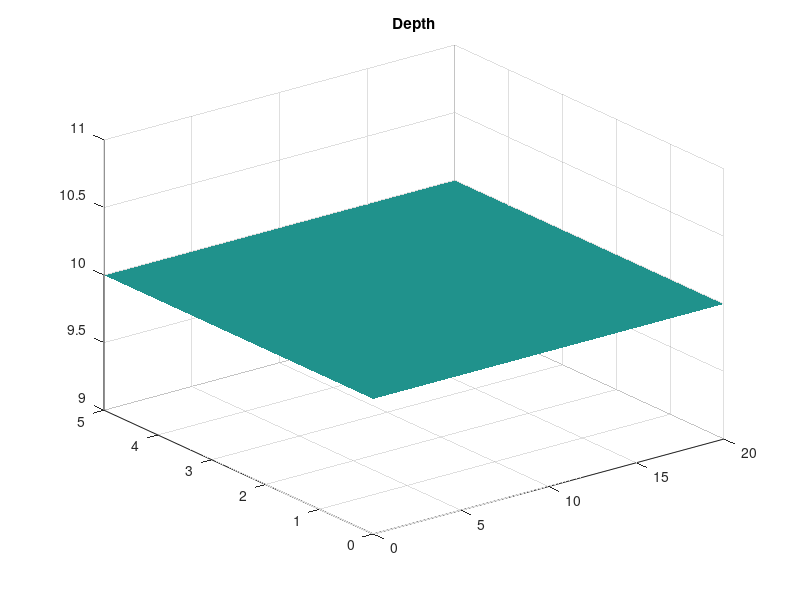
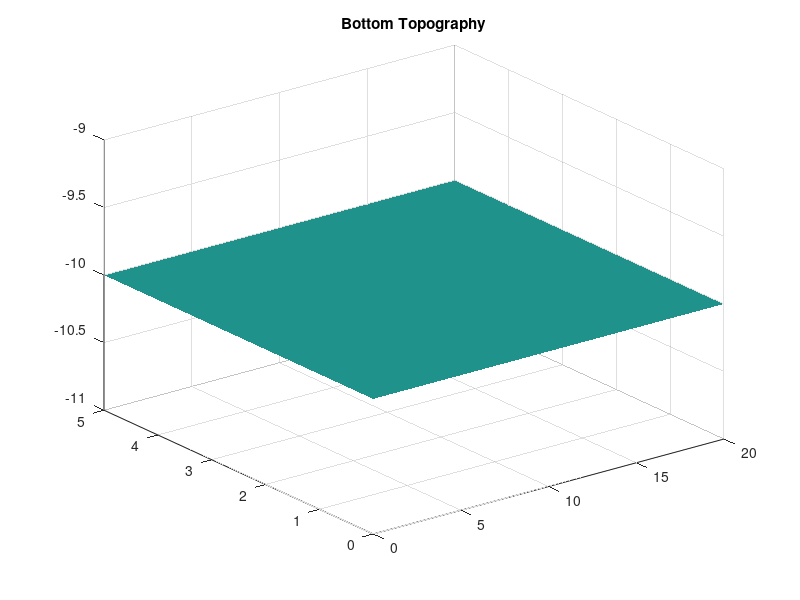
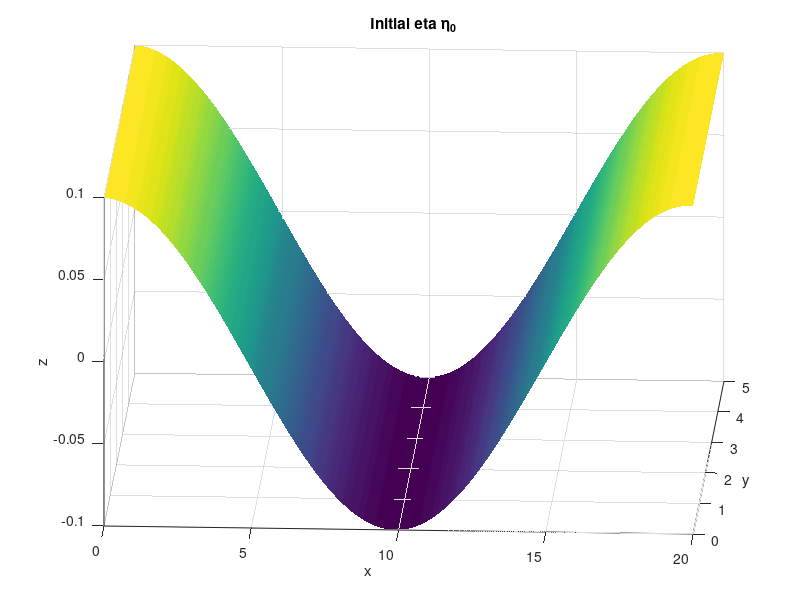
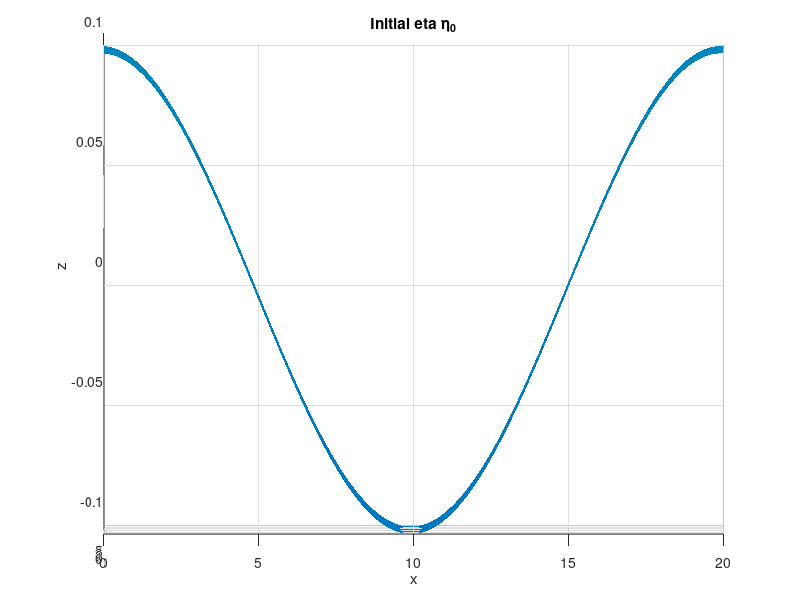

Write the MATLAB code that produced these figures, in order. (Note: this script raises an error after producing the figures.)
% CASE 1 -- Standing wave in a closed flat-bottom basin (2DH, 1 layer)
%
% Initial cosine hump at rest, zero flux at all walls. The numerical
% elevation at a gauge is compared with the linear dispersive solution
%   eta(x,t) = amp*cos(k*x)*cos(om*t),   om^2 = g*k*tanh(k*h).
%
% Requires: SWE2D_engine_v2.m, Pnonhydros1Nwd_new.m, closest.m, inv_label.m

clear; close all;

%% Parameters
Lx = 20;
Ly = 5;
h  = 10;                       % still-water depth (h=10, ka=pi/10 -> kh=pi, dispersive)
g  = 9.81;
dx = 0.1; dy = 0.1;
C  = 0.5;                      % Courant number
dt = C*dx/sqrt(2*g*h)
thres = 0;                     % wet/dry threshold

use_nonhydrostatic = true;     % false = plain shallow-water run (P = 0)

options.g     = g;
options.dx    = dx;
options.dy    = dy;
options.dt    = dt;
options.thres = thres;

x = 0:dx:Lx;  y = 0:dy:Ly;
[xx,yy] = meshgrid(x,y);
Nx = length(x); Ny = length(y); Nxy = Nx*Ny;
T  = 10; Nt = floor(T/dt)
t  = 0:dt:T;

at_x = 17.5;                   % gauge position
at_y = 2;

%% Bottom
d = h*ones(Nx,Ny);

figure
surf(xx,yy,d','edgecolor','none')
title('Depth')

figure
surf(xx,yy,-d','edgecolor','none')
title('Bottom Topography')

%% Preallocation
E0 = zeros(Nx,Ny);   E1 = zeros(Nx,Ny);   hh = zeros(Nx,Ny);
U0 = zeros(Nx+1,Ny); U1 = zeros(Nx+1,Ny);
V0 = zeros(Nx,Ny+1); V1 = zeros(Nx,Ny+1);
qu = zeros(Nx+1,Ny); qv = zeros(Nx,Ny+1);
W0 = zeros(Nx,Ny);   W1 = zeros(Nx,Ny);    % vertical velocity at the surface
Wb0 = zeros(Nx,Ny);  Wb1 = zeros(Nx,Ny);   % vertical velocity at the bed
pd = zeros(Nxy,1);   P = zeros(Nx,Ny);
E_G1 = zeros(Nt,1);

%% Initial condition: standing wave (cosine hump, fluid at rest)
amp = 0.1;
ka  = pi/10;
for k = 1:Ny
    for j = 1:Nx
        E0(j,k) = max(amp*cos(ka*j*dx),-d(j,k)+thres);
        hh(j,k) = E0(j,k)+d(j,k);
    end
end

figure
surf(xx,yy,E0','edgecolor','none')
title('Initial eta \eta_0')
view(3,25)
xlabel('x'); ylabel('y'); zlabel('z')
figure
surf(xx,yy,E0','edgecolor','none')
title('Initial eta \eta_0')
view(0,1)
xlabel('x'); zlabel('z')

%% Time loop: finite volume with flooding & drying
colormap('winter'); caxis([-2, 2]);
fig = figure;
set(fig,'Position',[600 200 1200 400],'color',[1 1 1])
for n = 1:Nt

    % Face depths and fluxes
    for j = 2:Nx
        for k = 1:Ny
            if U0(j,k) > 0
                hh(j,k) = d(j-1,k)+E0(j-1,k);       % upwind: take depth from the left
            elseif U0(j,k) < 0
                hh(j,k) = d(j,k)+E0(j,k);           % upwind: take depth from the right
            else
                hh(j,k) = min(d(j-1,k),d(j,k))+max(E0(j-1,k),E0(j,k));
            end
            qu(j,k) = U0(j,k)*hh(j,k);
        end
    end
    qu(1,1:Ny)    = hh(1,1:Ny).*U0(1,1:Ny);
    qu(Nx+1,1:Ny) = hh(Nx,1:Ny).*U0(Nx+1,1:Ny);
    qv(1:Nx,1)    = hh(1:Nx,1).*V0(1:Nx,1);
    qv(1:Nx,Ny+1) = hh(1:Nx,Ny).*V0(1:Nx,Ny+1);
    for k = 2:Ny
        for j = 1:Nx
            if V0(j,k) > 0
                hh(j,k) = d(j,k-1)+E0(j,k-1);
            elseif V0(j,k) < 0
                hh(j,k) = d(j,k)+E0(j,k);
            else
                hh(j,k) = min(d(j,k-1),d(j,k))+max(E0(j,k-1),E0(j,k));
            end
            qv(j,k) = V0(j,k)*hh(j,k);
        end
    end

    % Surface elevation (mass equation)
    for k = 1:Ny
        for j = 1:Nx
            E1(j,k) = E0(j,k)-dt/dx*(qu(j+1,k)-qu(j,k))-dt/dy*(qv(j,k+1)-qv(j,k));
            hh(j,k) = d(j,k)+E1(j,k);
        end
    end

    % Hydrostatic momentum step and vertical velocity at the bed
    [V1,U1] = SWE2D_engine_v2(E1,U0,V0,hh,qu,qv,options);
    for k = 2:Ny-1
        for j = 2:Nx-1
            if hh(j,k) > thres || hh(j-1,k) > thres
                Wb1(j,k) = -max(0,U1(j,k))*(d(j,k)-d(j-1,k))/dx-min(0,U1(j+1,k))*(d(j+1,k)-d(j,k))/dx ...
                    -max(0,V1(j,k))*(d(j,k)-d(j,k-1))/dy-min(0,V1(j,k+1))*(d(j,k+1)-d(j,k))/dy;
                W1(j,k) = W0(j,k)+(Wb1(j,k)-Wb0(j,k));   % W_t = -Wb_t
            else
                Wb1(j,k) = 0; W1(j,k) = 0;
            end
        end
    end

    % Non-hydrostatic pressure
    if use_nonhydrostatic
        pd = Pnonhydros1Nwd_new(hh,U1,V1,W1,Wb1,Wb0,options);
    end
    for m = 1:Nxy
        [i,j] = inv_label(m,Nx);
        if hh(i,j) > thres
            P(i,j) = pd(m);
        else
            P(i,j) = 0;
        end
    end

    % Pressure correction of U, V, W; update of Wb and W
    for k = 1:Ny
        for j = 2:Nx
            U1(j,k) = U1(j,k)-dt/dx/2*(P(j,k)-P(j-1,k));
        end
    end
    for k = 2:Ny
        for j = 1:Nx
            V1(j,k) = V1(j,k)-dt/dy/2*(P(j,k)-P(j,k-1));
        end
    end
    for k = 1:Ny
        for j = 1:Nx
            W1(j,k) = W1(j,k)+2*dt/hh(j,k)*P(j,k);
        end
    end
    for k = 2:Ny-1
        for j = 2:Nx-1
            Wb1(j,k) = -max(0,U1(j,k))*(d(j,k)-d(j-1,k))/dx-min(0,U1(j+1,k))*(d(j+1,k)-d(j,k))/dx ...
                -max(0,V1(j,k))*(d(j,k)-d(j,k-1))/dy-min(0,V1(j,k+1))*(d(j,k+1)-d(j,k))/dy;
            W1(j,k) = W1(j,k)-dt*(U1(j,k)+U1(j+1,k))/2*(W1(j,k)-W1(j-1,k))/dx ...
                -dt*(V1(j,k)+V1(j,k+1))/2*(W1(j,k)-W1(j,k-1))/dy;   % advection -u*w_x - v*w_y
        end
    end
    Wb1(1,1:Ny) = Wb1(2,1:Ny); Wb1(Nx,1:Ny) = Wb1(Nx-1,1:Ny);

    % Record gauge and plot
    E_G1(n) = E1(closest(x,at_x),closest(y,at_y));

    figure(6)
    plot(x,E1(:,closest(y,at_y)))
    grid on
    xlabel('x[m]'); ylabel('\eta[m]')
    title([' \eta [m] at t = ', num2str(t(n)) ,' s'])
    axis([0 Lx -2*amp 2*amp])
    pause(0.01)

    % Advance in time
    E0 = E1;
    U0 = U1; V0 = V1;
    W0 = W1; Wb0 = Wb1;
end

%% Linear dispersive solution at the gauge
k  = ka;
kh = ka*h;
om = k*sqrt(g*tanh(kh)/k)
om0_sq = g*ka^2*h              % hydrostatic (SWE) omega^2
om_ratio = om^2/om0_sq         % omega^2/omega_SWE^2 = tanh(kh)/(kh)
period = 2*pi/om

ind = closest(x,at_x);
tn  = (1:Nt)'*dt;
eta_ex2 = (amp/2)*cos(k*ind*dx-om*tn)+(amp/2)*cos(k*ind*dx+om*tn);

figure
plot(t(1:Nt),E_G1,'-.b',t(1:Nt),eta_ex2,'r')
grid on
xlabel('t[s]'); ylabel('\eta[m]')
legend('numerical','analytical')
